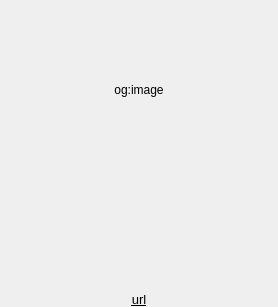
<?xml version="1.0" encoding="UTF-8"?>
<ui version="4.0">
 <class>WebLinkThumbWidget</class>
 <widget class="QWidget" name="WebLinkThumbWidget">
  <property name="geometry">
   <rect>
    <x>0</x>
    <y>0</y>
    <width>278</width>
    <height>307</height>
   </rect>
  </property>
  <property name="windowTitle">
   <string notr="true">Form</string>
  </property>
  <layout class="QVBoxLayout" name="verticalLayout">
   <property name="spacing">
    <number>3</number>
   </property>
   <property name="leftMargin">
    <number>3</number>
   </property>
   <property name="topMargin">
    <number>0</number>
   </property>
   <property name="rightMargin">
    <number>3</number>
   </property>
   <property name="bottomMargin">
    <number>0</number>
   </property>
   <item>
    <widget class="QLabel" name="imageLabel">
     <property name="minimumSize">
      <size>
       <width>0</width>
       <height>180</height>
      </size>
     </property>
     <property name="maximumSize">
      <size>
       <width>16777215</width>
       <height>16666</height>
      </size>
     </property>
     <property name="text">
      <string notr="true">og:image</string>
     </property>
     <property name="scaledContents">
      <bool>false</bool>
     </property>
     <property name="alignment">
      <set>Qt::AlignCenter</set>
     </property>
    </widget>
   </item>
   <item>
    <spacer name="verticalSpacer">
     <property name="orientation">
      <enum>Qt::Vertical</enum>
     </property>
     <property name="sizeHint" stdset="0">
      <size>
       <width>20</width>
       <height>40</height>
      </size>
     </property>
    </spacer>
   </item>
   <item>
    <widget class="QLabel" name="titleLabel">
     <property name="sizePolicy">
      <sizepolicy hsizetype="Preferred" vsizetype="Fixed">
       <horstretch>0</horstretch>
       <verstretch>0</verstretch>
      </sizepolicy>
     </property>
     <property name="font">
      <font>
       <pointsize>10</pointsize>
       <weight>75</weight>
       <bold>true</bold>
      </font>
     </property>
     <property name="text">
      <string notr="true"/>
     </property>
     <property name="alignment">
      <set>Qt::AlignCenter</set>
     </property>
    </widget>
   </item>
   <item>
    <widget class="QLabel" name="urlLabel">
     <property name="sizePolicy">
      <sizepolicy hsizetype="Preferred" vsizetype="Fixed">
       <horstretch>0</horstretch>
       <verstretch>0</verstretch>
      </sizepolicy>
     </property>
     <property name="font">
      <font>
       <pointsize>10</pointsize>
       <underline>true</underline>
      </font>
     </property>
     <property name="text">
      <string notr="true">url</string>
     </property>
     <property name="alignment">
      <set>Qt::AlignCenter</set>
     </property>
     <property name="wordWrap">
      <bool>false</bool>
     </property>
    </widget>
   </item>
  </layout>
 </widget>
 <resources/>
 <connections/>
</ui>
